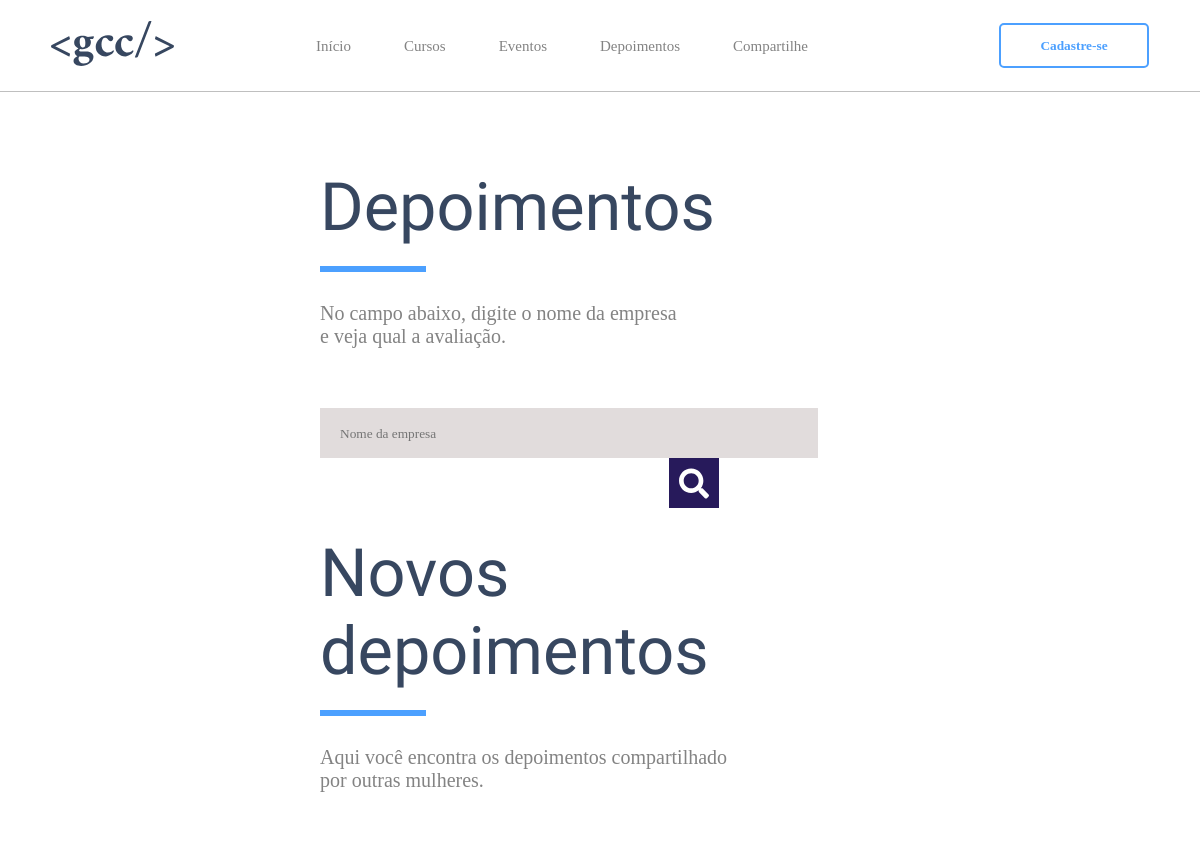
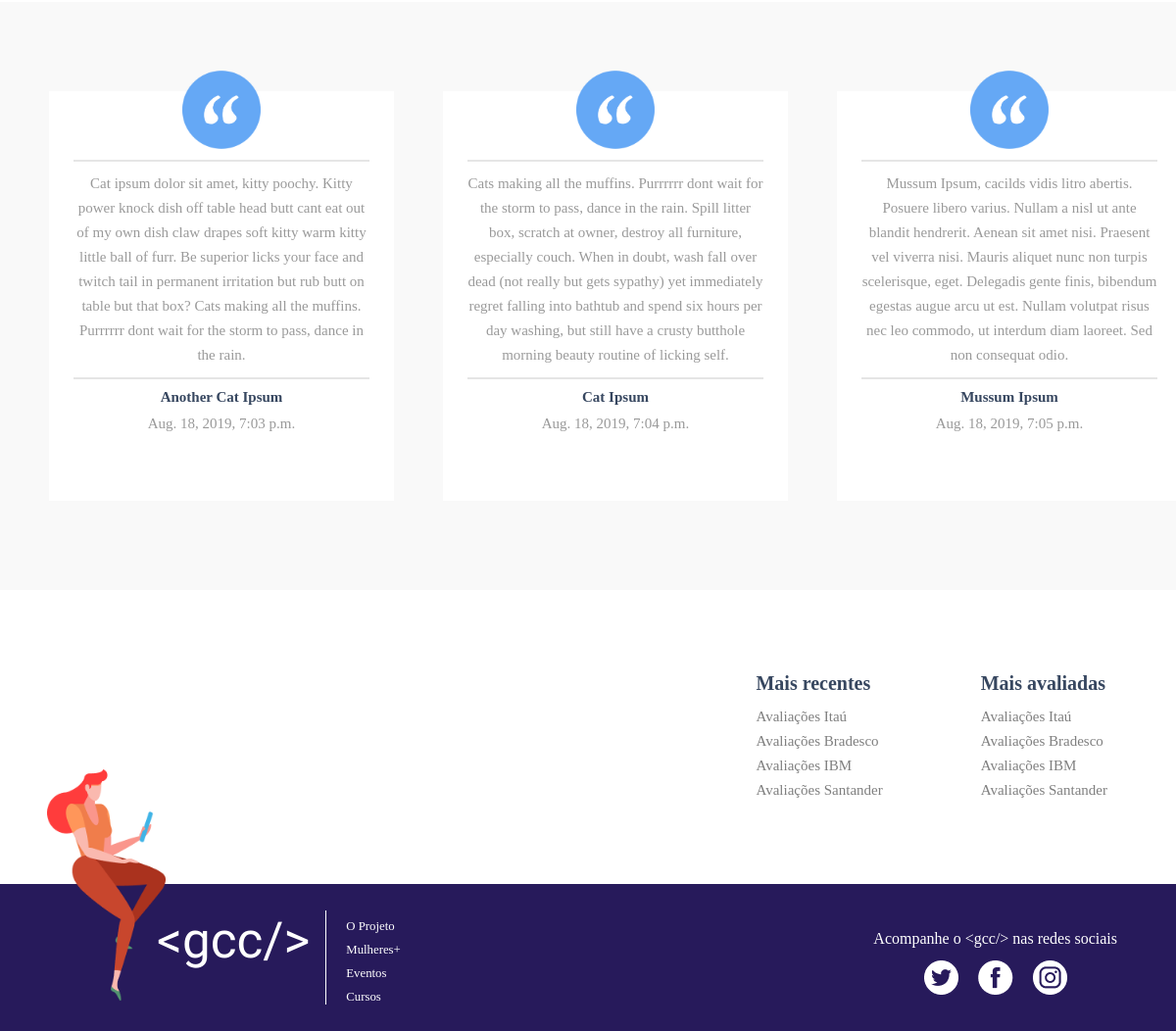
/depoimentos/, run on the app's committed database (2 pictures, top to bottom).
### app/models.py (models this page shows, shortened)
class Depoimento(models.Model):
    empresa = models.CharField(max_length=200)
    funcionaria_atual = models.BooleanField
    avaliacao = models.TextField()
    recomendacao = models.CharField(max_length=200)
    data = models.DateTimeField(default=timezone.now)

### app/views.py (the view)
# urls.py: path('depoimentos/', depoimentos),
@never_cache
def depoimentos(request):
    depoimentos = Depoimento.objects.filter(data__lte=timezone.now()).order_by('data')
    return render(request, 'depoimentos.html', {'depoimentos': depoimentos})

### app/templates/depoimentos.html (shortened to what this page needs)
{% extends 'base.html' %}
{% block extra_head %}
<link rel="stylesheet" href="../static/depoimentos.css" />
{% endblock %}
{% block content %}
    <main class="pagina-depoimentos">
        <article>
            <h2>Depoimentos</h2>
            <p id="avaliacao">No campo abaixo, digite o nome  da empresa <br> e veja qual a avaliação.</p>
            <input class="nome-empresa" type="text" placeholder="Nome da empresa">
            <a href="/depoimentos/empresa">
                <input class="botao-lupa"type="submit">
            </a>
        </article>
        <article class="novos-depoimentos">
            <h2>Novos depoimentos</h2>
            <p>Aqui você encontra os depoimentos compartilhado <br> por outras mulheres. </p>
        </article>
        <section class="depoimentos">
            {% for depoimento in depoimentos %}
                <div class="flex-conteiner">
                    <img src="../static/images/Aspas.png" alt="">
                    <p class="pseudo">
                        {{ depoimento.avaliacao|linebreaksbr }}
                    </p>
                    <h4> {{ depoimento.empresa }} </h4>
                    <p class="sem-pseudo"> {{ depoimento.data }} </p>
                </div>
            {% endfor %}
        </section>
        <section class="nav-empresas">
            <nav class="mais-recentes">
                <p>Mais recentes</p>
                <ul>
                    <li><a href="">Avaliações Itaú</a></li>
                    <li><a href="">Avaliações Bradesco</a></li>
                    <li><a href="">Avaliações IBM</a></li>
                    <li><a href="">Avaliações Santander</a></li>
                </ul>
            </nav>
            <nav class="mais-avaliadas">
                    <p>Mais avaliadas</p>
                    <ul>
                        <li><a href="">Avaliações Itaú</a></li>
                        <li><a href="">Avaliações Bradesco</a></li>
                        <li><a href="">Avaliações IBM</a></li>
                        <li><a href="">Avaliações Santander</a></li>
                    </ul>
                </nav>
        </section>
    </main>
{% endblock %}

### app/static/base.css (style rules this page uses)
* { box-sizing: border-box; margin: 0; padding: 0; }
a { text-decoration: none; }

### app/static/depoimentos.css (style rules this page uses)
.pagina-depoimentos article { margin: 76px 200px; padding: 0px 120px; }
.pagina-depoimentos #avaliacao { margin-bottom: 60px; }
.pagina-depoimentos .novos-depoimentos { padding: 0 120px; }
.pagina-depoimentos article h2 { font-family: 'Ramaraja', serif; font-style: normal; font-weight: normal; font-size: 50pt; color: #374760; }
.pagina-depoimentos article h2::after { content: " "; display: block; border: 3px solid #4CA0FF; width: 100px; margin-top: 20px; margin-bottom: 30px; }
.pagina-depoimentos article p { font-family: 'Roboto Slab', serif; font-weight: normal; font-size: 15pt; color: #838383; margin-bottom: 30px; }
.pagina-depoimentos .nome-empresa { height: 50px; width: 498px; border: none; background-color: #E1DCDC; }
.pagina-depoimentos .nome-empresa::placeholder { font-family: 'Roboto Slab', serif; padding: 20px; }
.pagina-depoimentos .botao-lupa { float: right;; margin-right: 161px; background-color: #271A5B; height: 50px; width: 50px; border: none; background-image: url('images/lupa.svg'); background-size: 30px; background-repeat: no-repeat; background-position: center center; text-indent: -9999px; }
.pagina-depoimentos .depoimentos { display: flex; justify-content: space-between; align-items: center; padding-left: 50px; background-color: #F9F9F9; height: 600px; width: 100%; }
.pagina-depoimentos .depoimentos .flex-conteiner { width: 55%; background-color: white; margin-right: 50px; padding: 70px 25px; font-size: 15px; position: relative; }
.pagina-depoimentos .depoimentos .flex-conteiner img { height: 80px; width: auto; position: absolute; top: 0; bottom: 380px; left: 0; right: 0; margin: auto; }
.pagina-depoimentos .depoimentos .flex-conteiner .pseudo { text-align: center; line-height: 25px; margin-bottom: 10px; font-family: 'Roboto Slab', serif; font-weight: lighter; color: rgba(0, 0, 0, 0.400); }
.pagina-depoimentos .depoimentos .flex-conteiner .pseudo::before { content: " "; display: block; border: 0.8px solid rgba(0, 0, 0, 0.100); width: 300px; margin-bottom: 10px; }
.pagina-depoimentos .depoimentos .flex-conteiner .pseudo::after { content: " "; display: block; border: 0.8px solid rgba(0, 0, 0, 0.100); width: 300px; margin: 10px 0; }
.pagina-depoimentos .depoimentos .flex-conteiner h4 { text-align: center; font-family: 'Roboto Slab', serif; color: #374760; }
.pagina-depoimentos .depoimentos .flex-conteiner .sem-pseudo { text-align: center; margin-top: 10px; font-family: 'Roboto Slab', serif; color: rgba(0, 0, 0, 0.400); ] }
.pagina-depoimentos .nav-empresas { display: flex; align-items: center; justify-content: flex-end; height: 300px; width: auto; padding-right: 20px; }
.pagina-depoimentos .nav-empresas .mais-avaliadas, .pagina-depoimentos .nav-empresas .mais-recentes { margin: 0 50px; }
.pagina-depoimentos .nav-empresas .mais-recentes p, .pagina-depoimentos .nav-empresas .mais-avaliadas p { font-family: 'Roboto Slab', serif; font-size: 20px; font-weight: bold; color: #374760; }
.pagina-depoimentos .nav-empresas .mais-recentes ul, .pagina-depoimentos .nav-empresas .mais-avaliadas ul { margin-top: 10px; }
.pagina-depoimentos .nav-empresas .mais-recentes li, .pagina-depoimentos .nav-empresas .mais-avaliadas li { list-style: none; text-align: left; }
.pagina-depoimentos .nav-empresas .mais-recentes a, .pagina-depoimentos .nav-empresas .mais-avaliadas a { text-decoration: none; color: rgba(0, 0, 0, 0.500); font-family: 'Roboto Slab', serif; font-size: 15px; line-height: 25px; }

### data on the page
Depoimento: avaliacao "Cat ipsum dolor sit amet, kitty poochy. Kitty power knock dish off table head butt cant eat out of my own dish claw drapes soft kitty warm kitty little ball of furr. Be superior licks your face and twitch tail in permanent irritation but rub butt on table but that box? Cats making all the muffins. Purrrrrr dont wait for the storm to pass, dance in the rain.", empresa "Another Cat Ipsum", data "Aug. 18, 2019, 7:03 p.m."
Depoimento: avaliacao "Cats making all the muffins. Purrrrrr dont wait for the storm to pass, dance in the rain. Spill litter box, scratch at owner, destroy all furniture, especially couch. When in doubt, wash fall over dead (not really but gets sypathy) yet immediately regret falling into bathtub and spend six hours per day washing, but still have a crusty butthole morning beauty routine of licking self.", empresa "Cat Ipsum", data "Aug. 18, 2019, 7:04 p.m."
Depoimento: avaliacao "Mussum Ipsum, cacilds vidis litro abertis. Posuere libero varius. Nullam a nisl ut ante blandit hendrerit. Aenean sit amet nisi. Praesent vel viverra nisi. Mauris aliquet nunc non turpis scelerisque, eget. Delegadis gente finis, bibendum egestas augue arcu ut est. Nullam volutpat risus nec leo commodo, ut interdum diam laoreet. Sed non consequat odio.", empresa "Mussum Ipsum", data "Aug. 18, 2019, 7:05 p.m."
